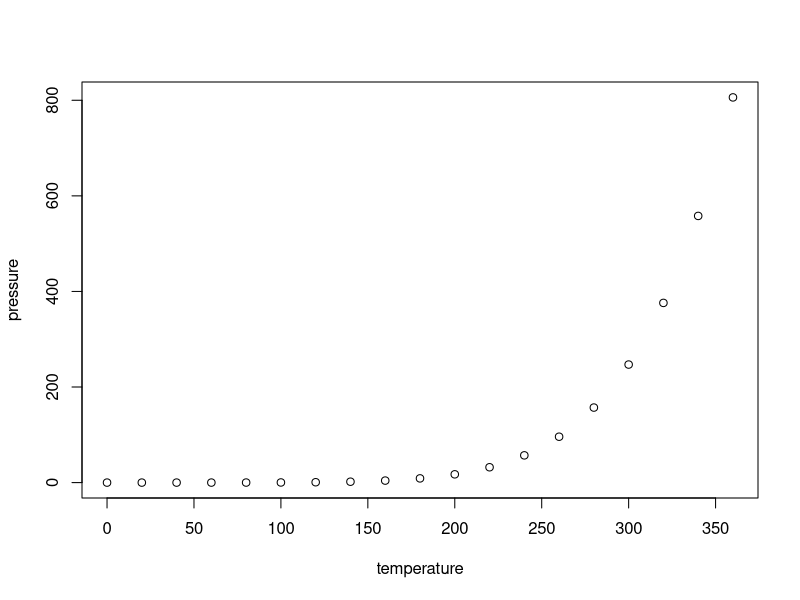
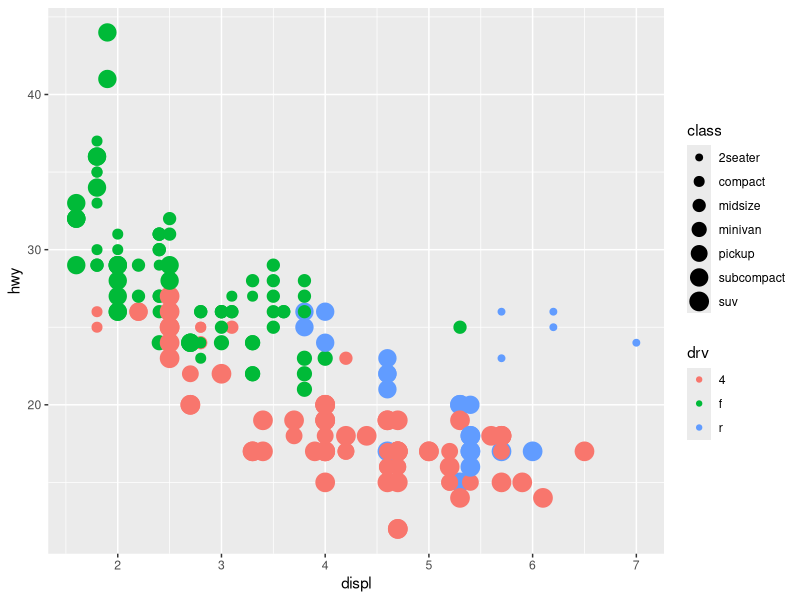

Reproduce these figures in R, in order.
## ---- chunk 1
knitr::opts_chunk$set(echo = TRUE)
library(tidyverse)
## ---- chunk 2
summary(cars)
## ---- chunk 3
plot(pressure)
## ---- chunk 4
 ggplot(data = mpg) + 
     geom_point(mapping = aes(x = displ, y = hwy, size = class, colour = drv))
